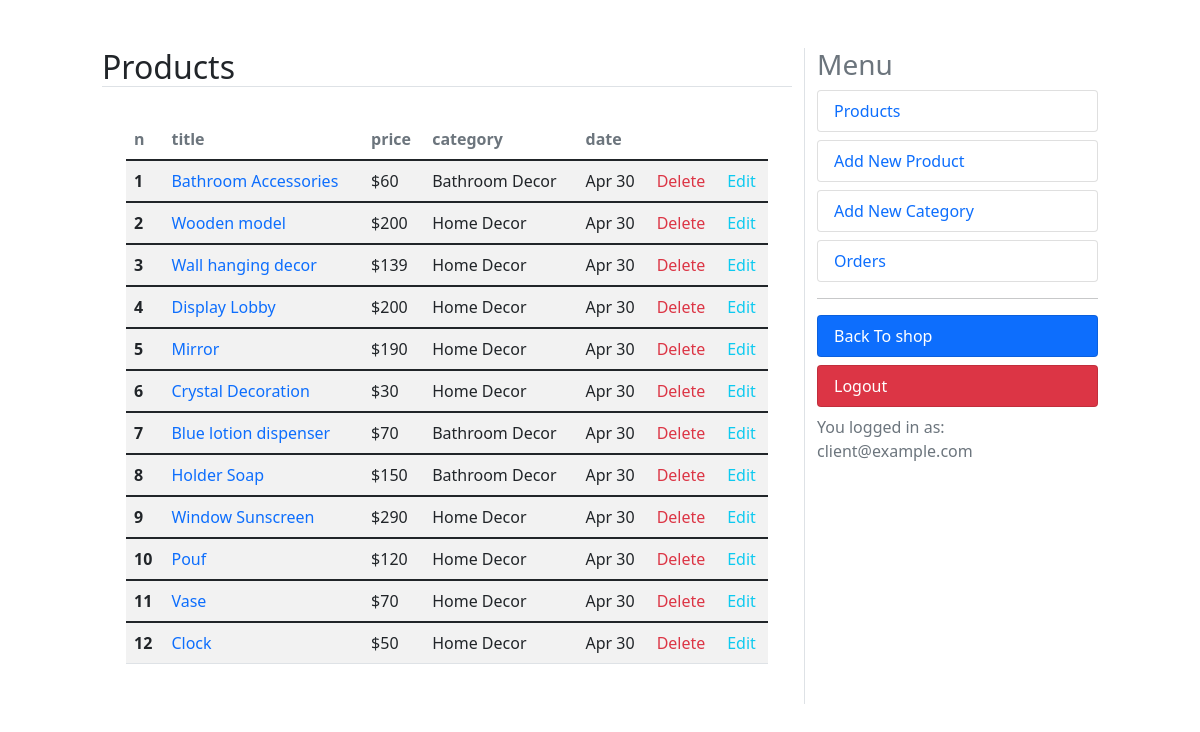
Page /dashboard/products (signed in) on the committed database.
### shop/models.py (models this page shows, shortened)
class Product(models.Model):
    category = models.ForeignKey(Category, on_delete=models.CASCADE, related_name='category')
    image = models.ImageField(upload_to='products')
    title = models.CharField(max_length=250)
    description = models.TextField()
    price = models.IntegerField()
    date_created = models.DateTimeField(auto_now_add=True)
    slug = models.SlugField(unique=True)
    class Meta:
        ordering = ('-date_created',)
    def get_absolute_url(self):
        return reverse('shop:product_detail', kwargs={'slug':self.slug})

class Category(models.Model):
    title = models.CharField(max_length=200)
    sub_category = models.ForeignKey(
        'self', on_delete=models.CASCADE,
        related_name='sub_categories', null=True, blank=True
    )
    is_sub = models.BooleanField(default=False)
    slug = models.SlugField(max_length=200, unique=True)
    def __str__(self):
        return self.title

### accounts/models.py (models this page shows, shortened)
class User(AbstractBaseUser):
    email = models.EmailField(max_length=100, unique=True)
    full_name = models.CharField(max_length=100)
    is_admin = models.BooleanField(default=False)
    is_active = models.BooleanField(default=True)
    likes = models.ManyToManyField(Product, blank=True, related_name='likes')
    is_manager = models.BooleanField(default=False)
    objects = UserManager()
    USERNAME_FIELD = 'email'
    REQUIRED_FIELDS = ['full_name']

### dashboard/views.py (the view)
# urls.py: path('products', views.products, name='products'),
@user_passes_test(is_manager)
@login_required
def products(request):
    products = Product.objects.all()
    context = {'title':'Products' ,'products':products}
    return render(request, 'products.html', context)

### cart/utils/cart.py (called while the page is built)
    def __iter__(self):
        product_ids = self.cart.keys()
        products = Product.objects.filter(id__in=product_ids)
        cart = self.cart.copy()
        for product in products:
            cart[str(product.id)]['product'] = product
        for item in cart.values():
            item['total_price'] = int(item['price']) * int(item['quantity'])
            yield item

    def add_cart_session(self):
        cart = self.session.get(CART_SESSION_ID)
        if not cart:
            cart = self.session[CART_SESSION_ID] = {}
        return cart

### dashboard/views.py (called while the page is built)
def is_manager(user):
    try:
        if not user.is_manager:
            raise Http404
        return True
    except:
        raise Http404

### online_shop/context_processors.py (called while the page is built)
def return_cart(request):
    cart = len(list(Cart(request)))
    return {'cart_count': cart}

def return_categories(request):
    categories = Category.objects.all()
    return {'categories': categories}

### dashboard/templates/products.html
{% extends "dashboard.html" %}
{% block content %}
<table class="table table-striped ">
    <thead class="text-muted">
        <tr>
            <th scope="col">n</th>
            <th scope="col">title</th>
            <th scope="col">price</th>
            <th scope="col">category</th>
            <th scope="col">date</th>
            <th scope="col"></th>
            <th scope="col"></th>
        </tr>
    </thead>
    {% for product in products %}
    <tbody>
      <tr>
        <th scope="row">{{ forloop.counter }}</th>
        <td><a class="text-decoration-none" href="{{ product.get_absolute_url }}">{{ product.title }}</a></td>
        <td>${{ product.price }}</td>
        <td>{{ product.category }}</td>
        <td>{{ product.date_created|date:"M d" }}</td>
        <td><a class="text-danger text-decoration-none" href="{% url 'dashboard:delete_product' product.id %}">Delete</a></td>
        <td><a class="text-info text-decoration-none" href="{% url 'dashboard:edit_product' product.id %}">Edit</a></td>
      </tr>
    </tbody>
    {% endfor %}
</table>
{% endblock %}

### dashboard/templates/dashboard.html (shortened to what this page needs)
<!DOCTYPE html>
<html lang="en">
<head>
    <link href="https://cdn.jsdelivr.net/npm/bootstrap@5.1.3/dist/css/bootstrap.min.css" rel="stylesheet">
</head>
<body>
    <div class="row mt-5">
        <div class="col-md-1"></div>
        <div class="col-md-7">
            <h2 class="border-bottom text-capitalize">{{ title }}</h2>
            <div class="p-4">
                {% block content %}{% endblock %}
            </div>
        </div>
        <div class="col-md-3 border-start">
            <h3 class="text-muted">Menu</h3>
            <a class="text-decoration-none" href="{% url 'dashboard:products' %}">
                <li class="rounded list-group-item  text-primary">Products</li>
            </a>
            <a class="text-decoration-none" href="{% url 'dashboard:add_product' %}">
                <li class="rounded list-group-item mt-2 text-primary">Add New Product</li>
            </a>
            <a class="text-decoration-none" href="{% url 'dashboard:add_category' %}">
                <li class="rounded list-group-item mt-2  text-primary">Add New Category</li>
            </a>
            <a class="text-decoration-none" href="{% url 'dashboard:orders' %}">
                <li class="rounded list-group-item mt-2  text-primary">Orders</li>
            </a>
            <hr>
            <a class="text-decoration-none" href="{% url 'shop:home_page' %}">
                <li class="rounded list-group-item bg-primary mt-2  text-white">Back To shop</li>
            </a>
            <a class="text-decoration-none" href="{% url 'accounts:user_logout' %}">
                <li class="rounded list-group-item bg-danger mt-2  text-white">Logout</li>
            </a>
            <div class="text-muted mt-2">You logged in as: {{ request.user.email }}</div>
        </div>
        <div class="col-md-1 "></div>
    </div>
</body>
</html>

### rows in the picture
Product: title "Bathroom Accessories", price "60", category "Bathroom Decor", date_created "Apr 30"
Product: title "Wooden model", price "200", category "Home Decor", date_created "Apr 30"
Product: title "Wall hanging decor", price "139", category "Home Decor", date_created "Apr 30"
Product: title "Display Lobby", price "200", category "Home Decor", date_created "Apr 30"
Product: title "Mirror", price "190", category "Home Decor", date_created "Apr 30"
Product: title "Crystal Decoration", price "30", category "Home Decor", date_created "Apr 30"
Product: title "Blue lotion dispenser", price "70", category "Bathroom Decor", date_created "Apr 30"
Product: title "Holder Soap", price "150", category "Bathroom Decor", date_created "Apr 30"
Product: title "Window Sunscreen", price "290", category "Home Decor", date_created "Apr 30"
Product: title "Pouf", price "120", category "Home Decor", date_created "Apr 30"
Product: title "Vase", price "70", category "Home Decor", date_created "Apr 30"
Product: title "Clock", price "50", category "Home Decor", date_created "Apr 30"
User: user.email "client@example.com"

### other values in the picture
{{ title }} "Products"
